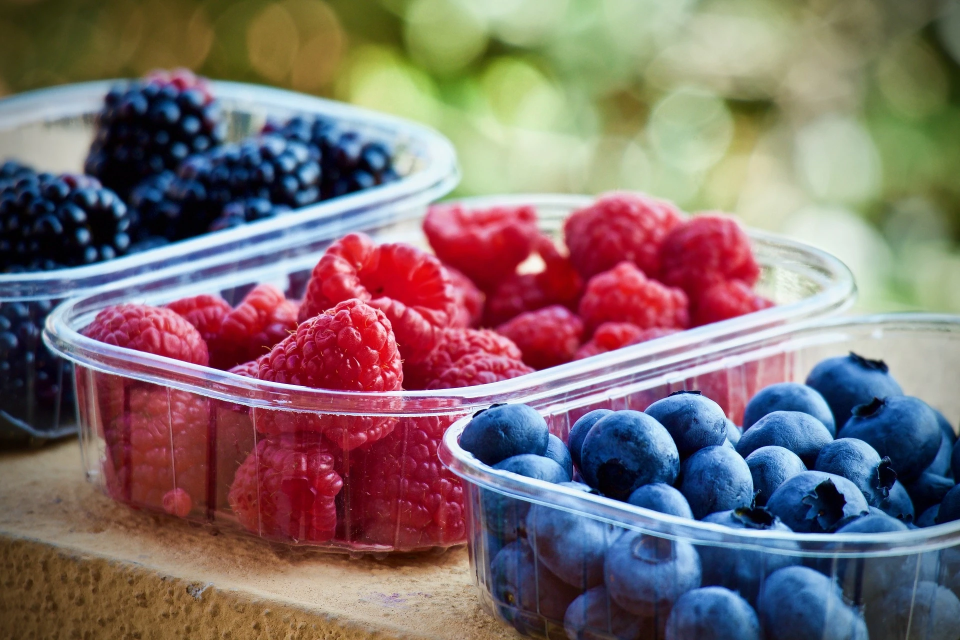
#> input picture OpenCV/fruits.webp, 1920 x 1280 px (shown at 1/2 size)
$ jupyter execute '7강 - 확대 & 축소.ipynb'
#> lines starting #> are read from the running program, lines starting #| are printed output that depends on the picture
[cell 1]
import cv2

src = cv2.imread("fruits.webp", cv2.IMREAD_COLOR)
#> src is the input picture: shape (1280, 1920, 3); mean B, G, R 110.7, 109.9, 127.2
height, width, channel = src.shape # 높이, 너비, 채널의 값 저장
#> height = 1280; width = 1920; channel = 3

dst = cv2.pyrUp(src, dstsize=(width * 2, height * 2), borderType=cv2.BORDER_DEFAULT) # cv2.pyrUp 는 이미지 확대 함수, 이미지 2배 확대, borderType은 테두리 외삽법으로 이미지 확대나 축소 시에 이미지 영역 밖의 픽셀을 추정해 값을 할당
dst2 = cv2.pyrDown(src) # 이미지 확대 함수. 축소시엔 cv2.pyrUp
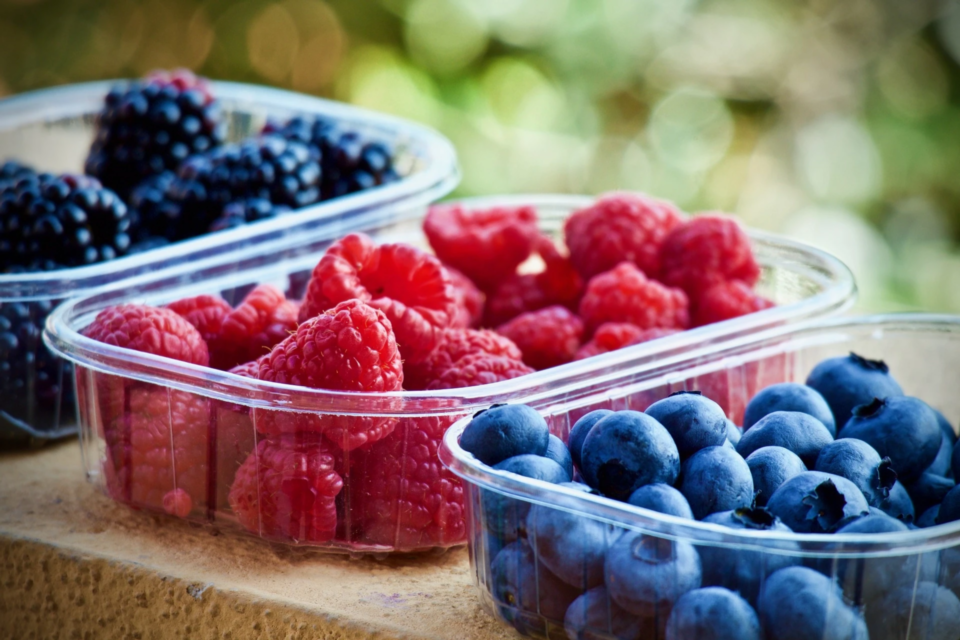
#> dst2: shape (640, 960, 3); mean B, G, R 110.7, 110, 127.2

cv2.imshow("src", src)
cv2.imshow("dst", dst)
cv2.imshow("dst2", dst2)
cv2.waitKey()
cv2.destroyAllWindows()


$ run again, with OpenCV/CHESS.webp copied over OpenCV/fruits.webp
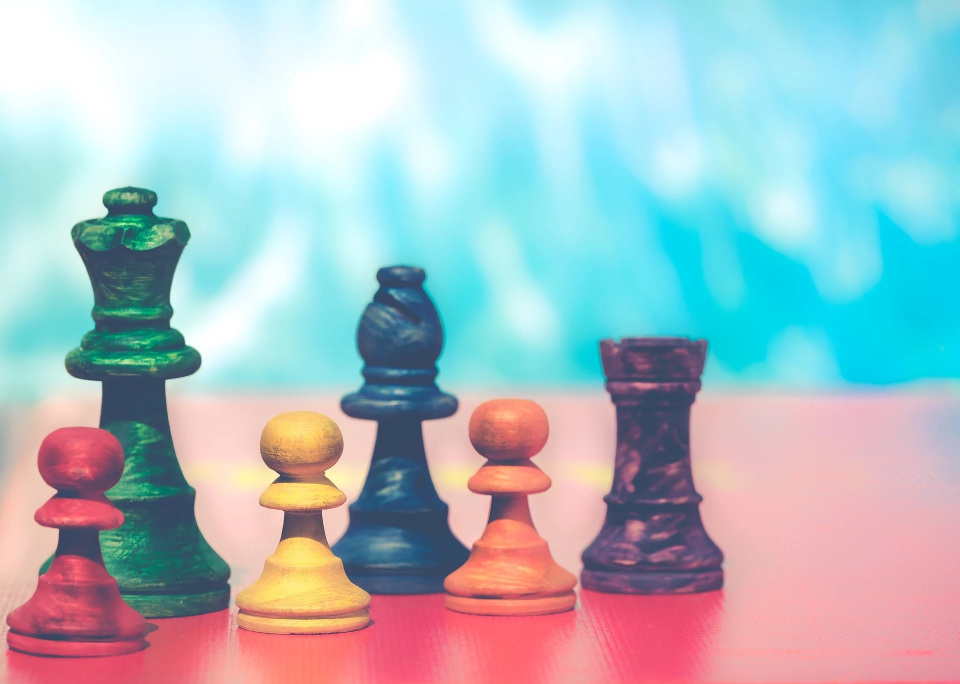
#> input picture OpenCV/CHESS.webp, 1920 x 1368 px (shown at 1/2 size)
#> src is the input picture: shape (1368, 1920, 3); mean B, G, R 195.2, 188.6, 169.4
#> `dst2 = cv2.pyrDown(src)`:
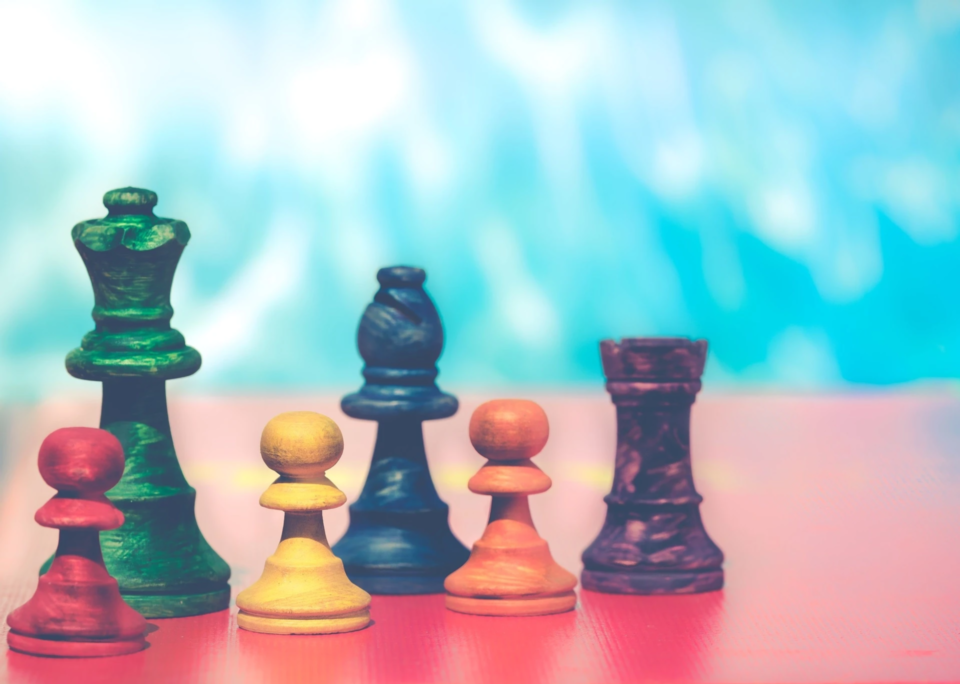
#> dst2: shape (684, 960, 3); mean B, G, R 195.2, 188.7, 169.4

$ run again, with OpenCV/analysis.webp copied over OpenCV/fruits.webp
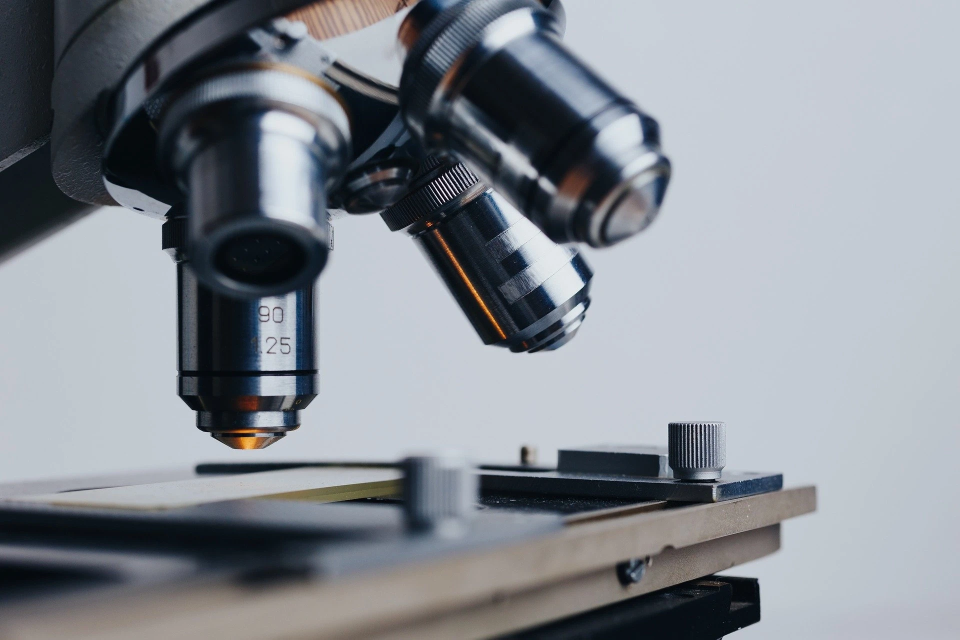
#> input picture OpenCV/analysis.webp, 1920 x 1279 px (shown at 1/2 size)
#> src is the input picture: shape (1279, 1920, 3); mean B, G, R 146.8, 139.7, 134.3
#> `dst2 = cv2.pyrDown(src)`:
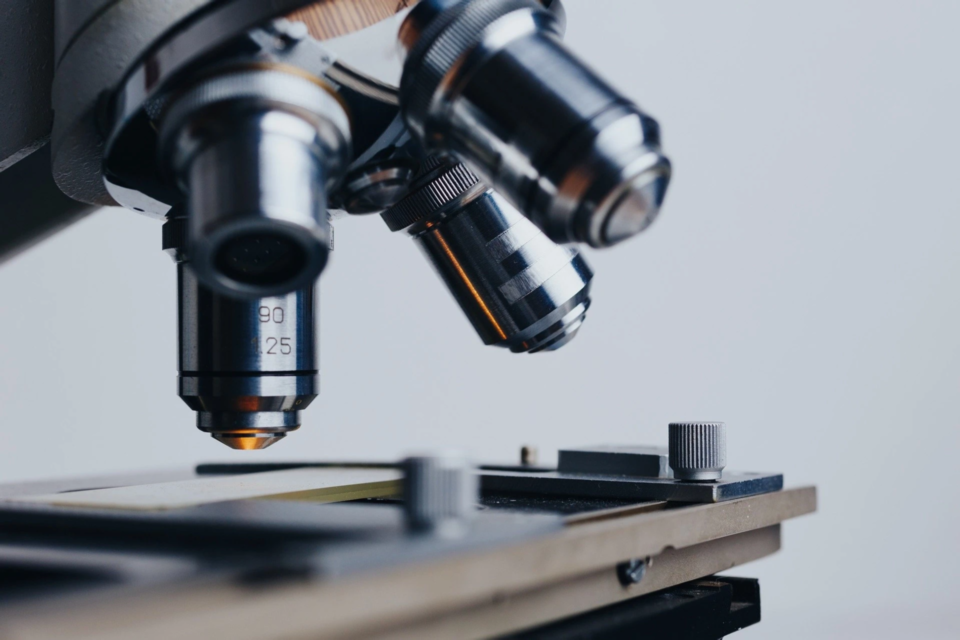
#> dst2: shape (640, 960, 3); mean B, G, R 146.8, 139.6, 134.3
